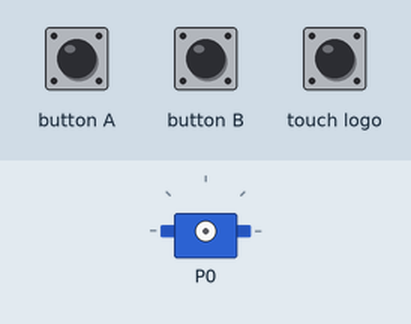
The program below on a simulated BBC micro:bit (MakeCode). On the bench: servo. Inputs (shaded band) come from the test bench.

Above: at 1.2 s.
1.3 s: button A pressed for 0.15 s
2.9 s: button B pressed for 0.15 s
At 4.0 s:
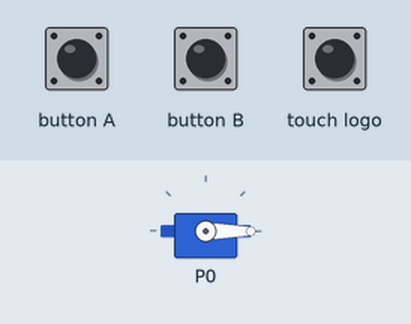
4.5 s: button A pressed for 1 s
At 5.2 s:
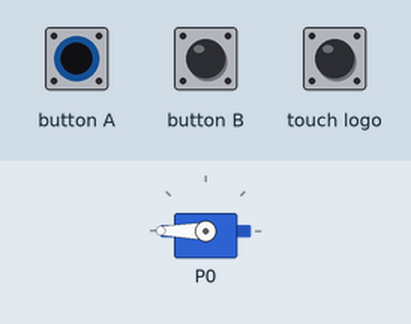
7.0 s: button B pressed for 1 s
At 8.3 s:
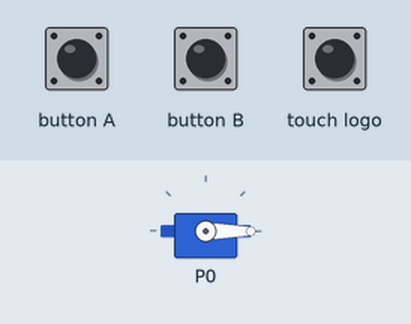
Timing chart, 0 to 10.0 s (numbered marks = the images above; inputs shaded):
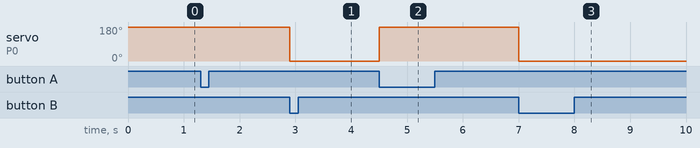

The program:

main.ts
```typescript
control.onEvent(EventBusSource.MICROBIT_ID_BUTTON_A, EventBusValue.MICROBIT_BUTTON_EVT_UP, function () {
    servos.P0.stop()
})
control.onEvent(EventBusSource.MICROBIT_ID_BUTTON_A, EventBusValue.MICROBIT_BUTTON_EVT_DOWN, function () {
    servos.P0.run(100)
})
control.onEvent(EventBusSource.MICROBIT_ID_BUTTON_B, EventBusValue.MICROBIT_BUTTON_EVT_UP, function () {
    servos.P0.stop()
})
control.onEvent(EventBusSource.MICROBIT_ID_BUTTON_B, EventBusValue.MICROBIT_BUTTON_EVT_DOWN, function () {
    servos.P0.run(-100)
})
input.onLogoEvent(TouchButtonEvent.Touched, function () {

})
basic.forever(function () {

})
```

test.ts
```typescript
// testene settes inn her; disse vil ikke kompilert så lenge denne pakken blir brukt som en utvidelse.
```

Measured:
- after the input at 2.9 s, servo on P0: 180° → 0° at once
- after the input at 4.5 s, servo on P0: 0° → 180° at once
- after the input at 7.0 s, servo on P0: 180° → 0° at once
